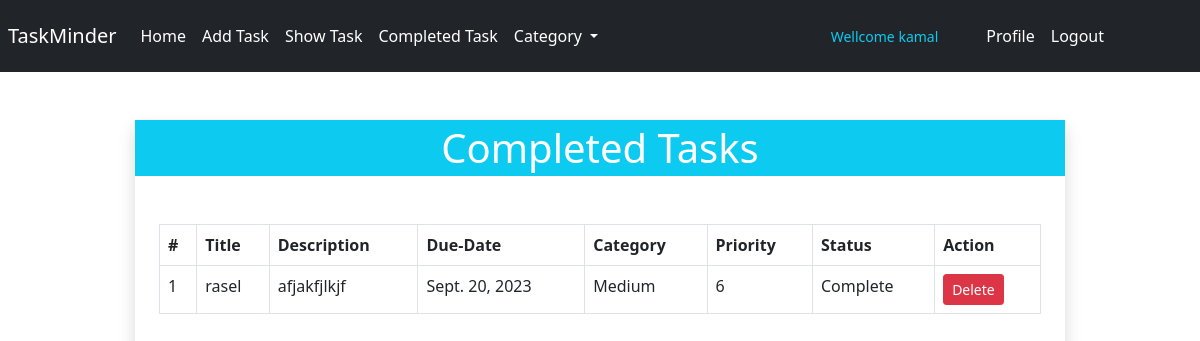
Screenshot of /tasks/completed/ (signed in) with the database file from the repository.
### tasks/models.py (models this page shows, shortened)
class TaskModel(models.Model):
    task_status=[
    ('Incomplete', 'Incomplete'),
    ('Complete', 'Complete'),
    ]
    priority_status=[
    ('0',' 0️⃣'),
    ('1',' 1️⃣'),
    ('2',' 2️⃣'),
    ('3',' 3️⃣'),
    ('4',' 4️⃣'),
    ('5',' 5️⃣'),
    ('6',' 6️⃣'),
    ('7',' 7️⃣'),
    ('8',' 8️⃣'),
    ]
    category=[
        ('Low', 'Low'),
        ('Medium', 'Medium'),
        ('High', 'High'),
    ]
    title = models.CharField(max_length=100)
    description = models.CharField(max_length=500)
    status = models.CharField(max_length=100, choices=task_status, default='Incomplete')
    user = models.ForeignKey(User, on_delete=models.CASCADE)
    created = models.DateTimeField(auto_now_add=True)
    priority = models.CharField(max_length=50, choices=priority_status)
    due_date = models.DateField(null=True, blank=True)
    category = models.CharField(max_length=50,choices=category)

### tasks/views.py (the view)
# urls.py: path('completed/', views.completed_list, name = 'completed_list'),
def completed_list(request):
    if request.user.is_authenticated:
        task = TaskModel.objects.filter(user = request.user, status='Complete')
        return render(request, 'tasks/completed_task.html', {'task':task})
    else:
        return redirect('login')

### tasks/templates/tasks/completed_task.html
{% extends 'base.html' %}
{% block body %}
<div class=" container pt-5 ">
    <div class="col-lg-10 mx-auto shadow">
        <div class="pt-0">
            <h1 class="text-center bg-info text-white mb-4 py-1">Completed Tasks</h1>
            <div class="p-4">
                {% if task %}
                <table class="table table-bordered pl-3">
                    <thead>
                        <tr>
                            <th scope="col">#</th>
                            <th scope="col">Title</th>
                            <th scope="col">Description</th>
                            <th scope="col">Due-Date</th>
                            <th scope="col">Category</th>
                            <th scope="col">Priority</th>
                            <th scope="col">Status</th>
                            <th scope="col">Action</th>
                        </tr>
                    </thead>
                    <tbody>
                        {% for todo in task %}
                            <tr>
                                <td>{{forloop.counter}}</td>
                                <td>{{todo.title}}</td>
                                <td>{{todo.description}}</td>
                                <td>{{todo.due_date}}</td>
                                <td>{{todo.category}}</td>
                                <td>{{todo.priority}}</td>
                                <td>{{todo.status}}</td>
                                <td><a class="btn btn-danger btn-sm" href="{% url 'del_task' id=todo.id %}">Delete</a></td>
                            </tr>
                        {% endfor %}
                    </tbody>
                </table>
            {% else %}
                <h1>No Data Found</h1>
            {% endif %}
            </div>
        </div>
    </div>
</div>
{% endblock %}

### templates/base.html (shortened to what this page needs)
<!doctype html>
<html lang="en">
  <head>
    <link href="https://cdn.jsdelivr.net/npm/bootstrap@5.0.2/dist/css/bootstrap.min.css" rel="stylesheet">
  </head>
  <body>
    <nav class="navbar navbar-expand-lg navbar-dark bg-dark pr-25">
        <div class="container-fluid p-2 ">
          <a class="navbar-brand ml-5 font-size-50" href="{% url 'home' %}">TaskMinder</a>
          <div class="collapse navbar-collapse" id="navbarNavDropdown">
            <ul class="navbar-nav">
              <li class="nav-item">
                <a class="nav-link active" aria-current="page" href="{% url 'home' %}">Home</a>
              </li>
              <li class="nav-item">
                <a class="nav-link active" href="{% url 'add_task' %}">Add Task</a>
              </li>
              <li class="nav-item">
                <a class="nav-link active" href="{% url 'show_task' %}">Show Task</a>
              </li>
              <li class="nav-item">
                <a class="nav-link active" href="{% url 'completed_list'%}">Completed Task</a>
              </li>
              <li class="nav-item dropdown">
                <a class="nav-link dropdown-toggle active " href="#" id="navbarDropdown" role="button" data-bs-toggle="dropdown" aria-expanded="false">
                  Category
                </a>
              </li>
            </ul>
            </div>
            {% if request.user.is_authenticated %}
            <ul style="margin-lef:auto; margin-right:80px" class="navbar-nav">
                <small style="margin-right:40px; padding-top:10px"  class="title text-info">Wellcome {{request.user.first_name}}</small>
                <li class="nav-item mr-5">
                <a class="nav-link active" href="{% url 'profile' %}">Profile</a>
                </li>
                <li class="nav-item">
                <a class="nav-link active" href="{% url 'logout' %}">Logout</a>
                </li>
            </ul>
          {% endif %}
        </div>
      </nav>
    {% block body %}
    {% endblock %}
  </body>
</html>

### rows the page displays
TaskModel: title "rasel", description "afjakfjlkjf", due_date "Sept. 20, 2023", category "Medium", priority "6", status "Complete"

### other values shown
{{ request.user.first_name }} "kamal"
